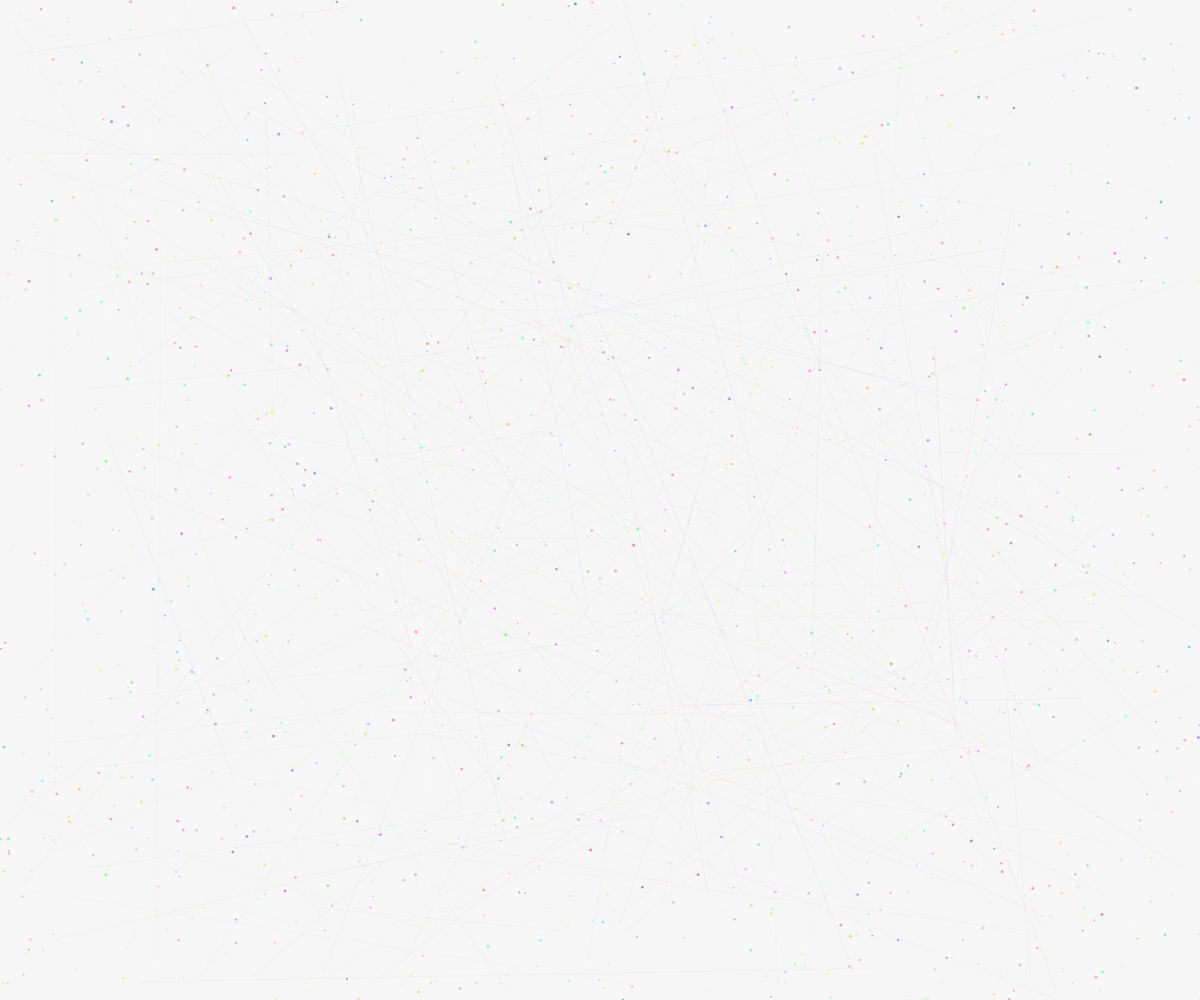
Frame 1 (no input)
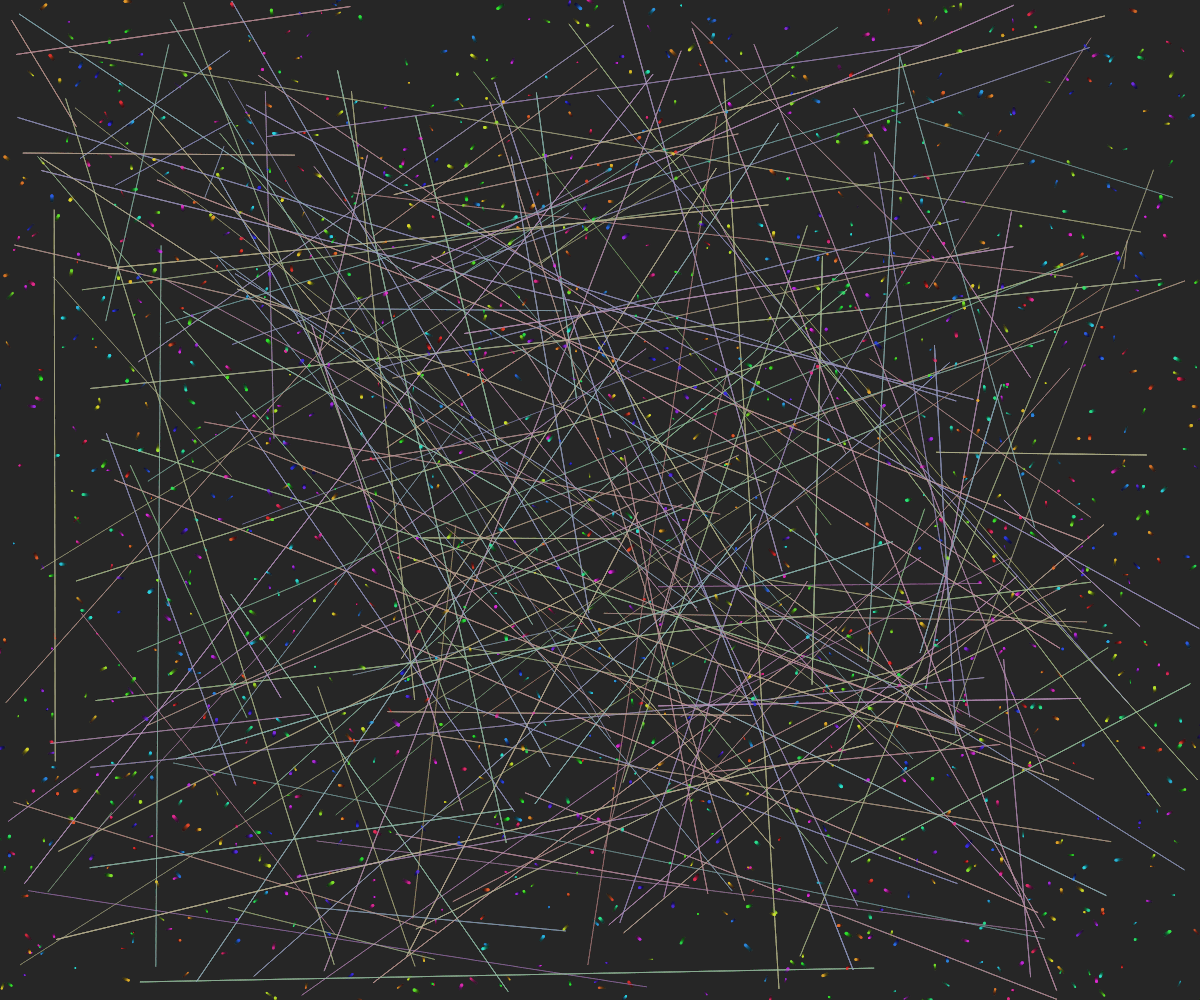
Frame 60 (no input)
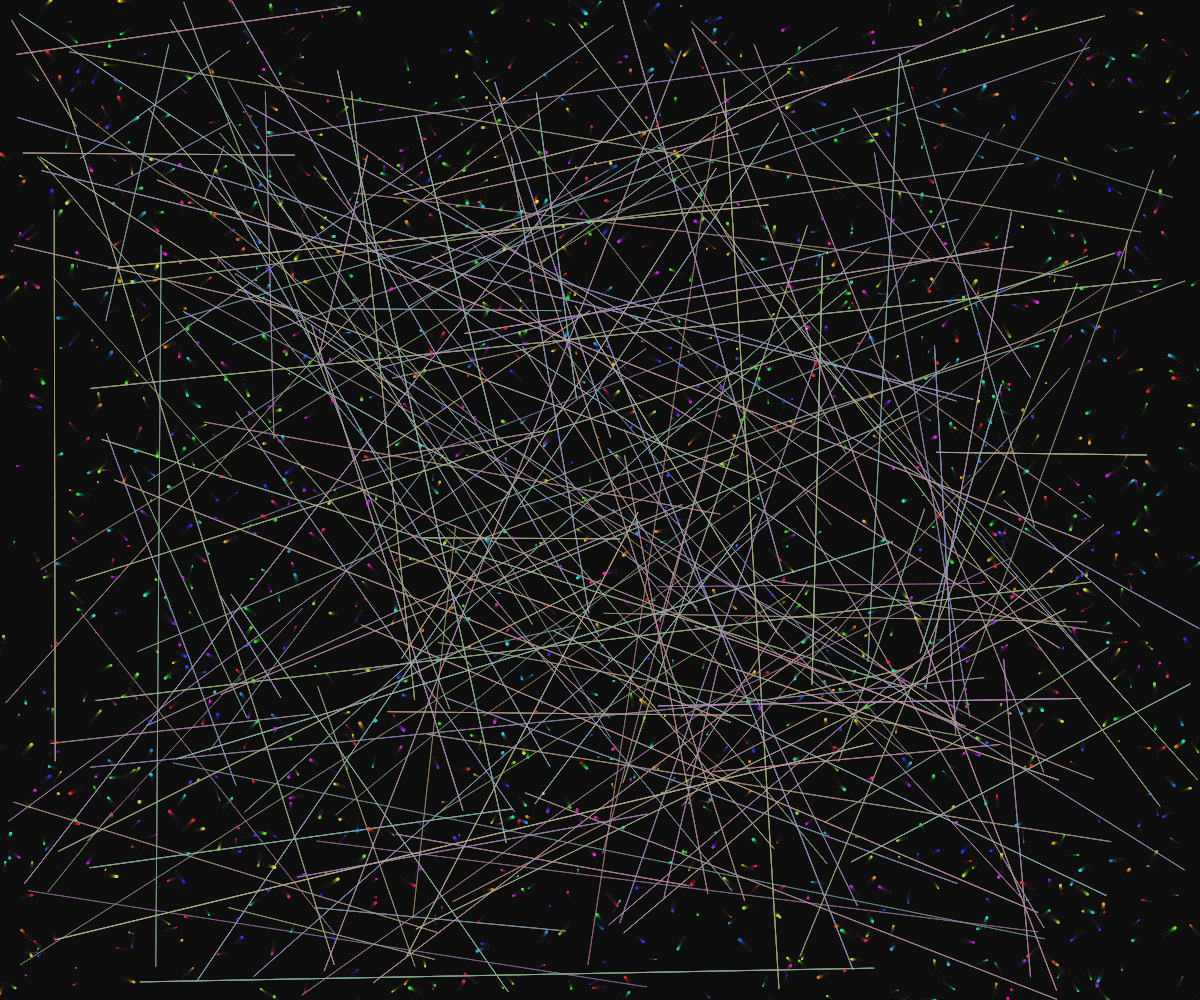
Frame 120 (the mouse pressed at the canvas centre since frame 60)

The p5.js sketch that drew these frames (run headless with seeded random() and noise() and a simulated clock; from frame 60 on, the mouse is pressed at the canvas centre):

// p5.js sketch
// ── sketch.js
let particles = [];
let rubberBands = [];
const numParticles = 1500;
const numBands = 200;
let time = 0;

function setup() {
  createCanvas(windowWidth, windowHeight);
  colorMode(HSB, 360, 100, 100, 1);
  
  // Initialize particles
  for (let i = 0; i < numParticles; i++) {
    particles.push({
      x: random(width),
      y: random(height),
      hue: random(360),
      size: random(1, 3),
      speedX: random(-0.5, 0.5),
      speedY: random(-0.5, 0.5),
      opacity: random(0.2, 0.6),
      life: random(100, 500)
    });
  }
  
  // Initialize rubber bands
  for (let i = 0; i < numBands; i++) {
    rubberBands.push({
      x1: random(width),
      y1: random(height),
      x2: random(width),
      y2: random(height),
      opacity: random(0.1, 0.3)
    });
  }
}

function draw() {
  // Semi-transparent background for motion trails
  background(0, 0, 0, 0.03);
  
  time += 0.5;
  
  // Update and display particles
  for (let i = 0; i < particles.length; i++) {
    const p = particles[i];
    
    // Gentle drift with organic movement
    p.x += p.speedX * 0.2;
    p.y += p.speedY * 0.2;
    
    // Slowly change hue over time
    p.hue = (p.hue + sin(time * 0.01 + i * 0.01) * 0.5) % 360;
    
    // Wrap around the canvas
    if (p.x < -20) p.x = width + 20;
    if (p.x > width + 20) p.x = -20;
    if (p.y < -20) p.y = height + 20;
    if (p.y > height + 20) p.y = -20;
    
    // Draw particle
    noStroke();
    fill(p.hue, 80, 90, p.opacity);
    ellipse(p.x, p.y, p.size, p.size);
  }
  
  // Draw rubber bands as translucent lines
  strokeWeight(0.5);
  for (let i = 0; i < rubberBands.length; i++) {
    const band = rubberBands[i];
    stroke(band.x1 % 360, 20, 80, band.opacity);
    line(band.x1, band.y1, band.x2, band.y2);
  }
  
  // Occasionally create new particles for dynamic effect
  if (frameCount % 10 === 0) {
    particles.push({
      x: random(width),
      y: random(height),
      hue: random(360),
      size: random(1, 3),
      speedX: random(-0.5, 0.5),
      speedY: random(-0.5, 0.5),
      opacity: random(0.2, 0.6),
      life: random(100, 500)
    });
    
    // Remove oldest particle to keep count stable
    if (particles.length > numParticles) {
      particles.shift();
    }
  }
}

function windowResized() {
  resizeCanvas(windowWidth, windowHeight);
}
